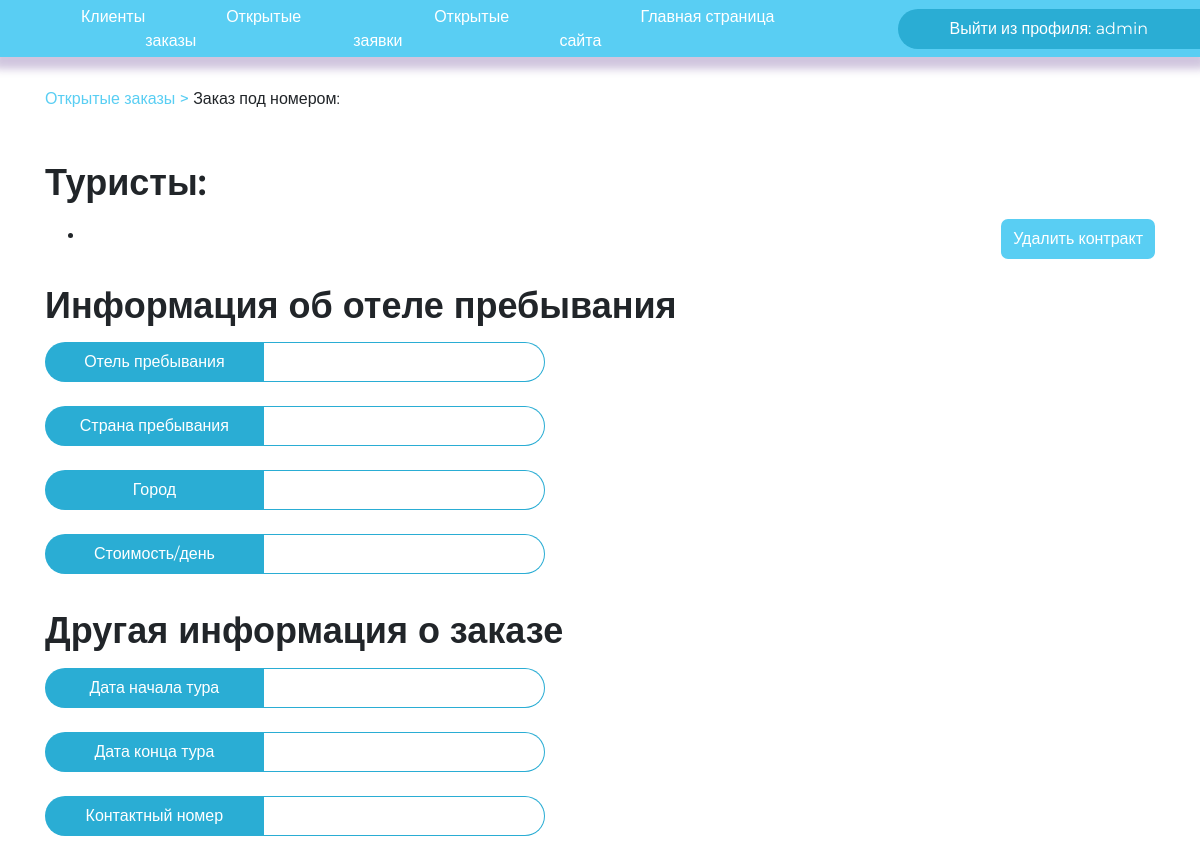
Page /agent/contract/52/ (signed in) on the earlier database version.
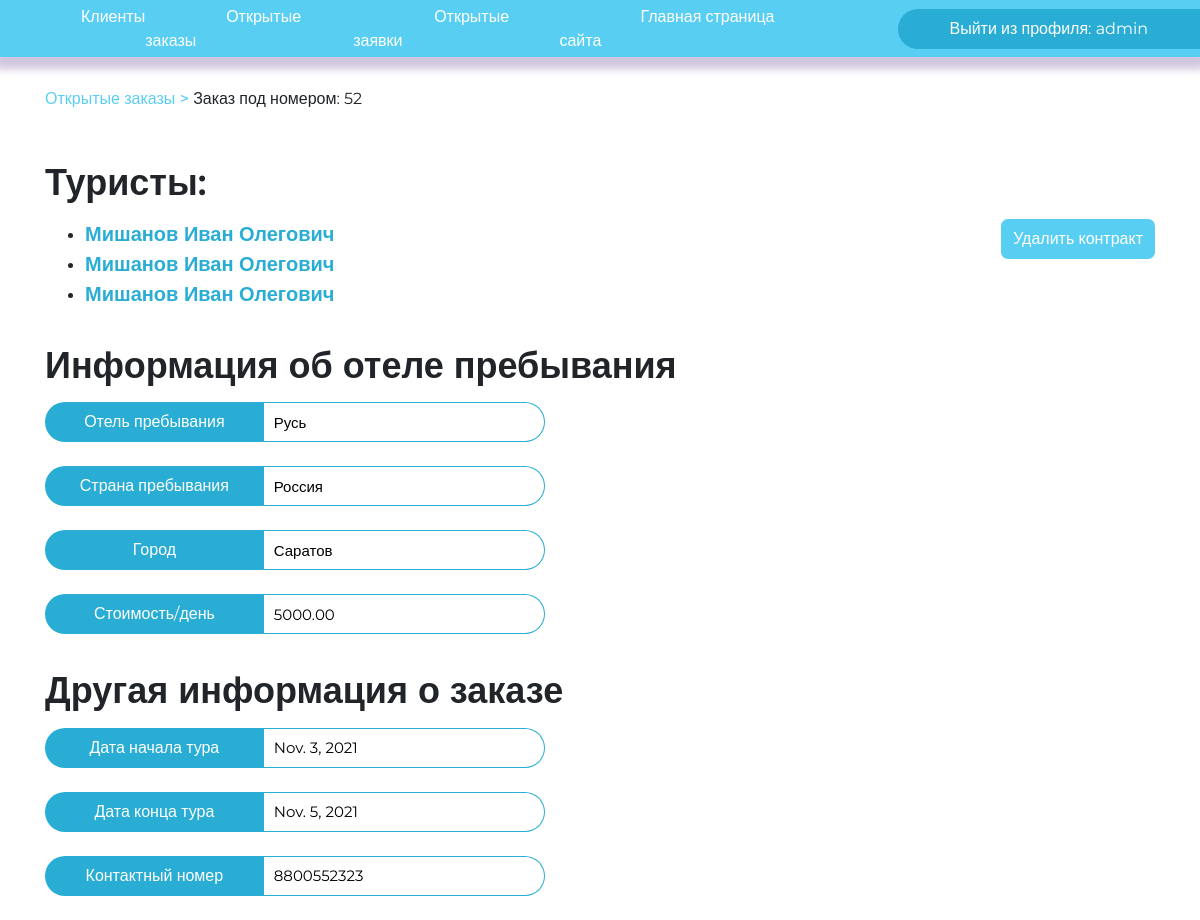
Same page on the later database version.
### djangoApp/models.py (models this page shows, shortened)
class Contract(models.Model):
    client_id = models.ForeignKey(Client, on_delete=models.CASCADE)
    hotel_id = models.ForeignKey(Hotel, on_delete=models.CASCADE)
    group_id = models.ForeignKey(
        GroupClient, on_delete=models.CASCADE, blank=True, null=True)
    sell_date = models.DateField(null=True, blank=True)
    start_date = models.DateField()
    end_date = models.DateField()
    contact_numberRegex = RegexValidator(regex=r'^((8|\+7)[\- ]?)?(\(?\d{3}\)?[\- ]?)?[\d\- ]{7,10}$',
                                         message="Номер телефона введен в неверном формате! Пример: +79261234567, 89261234567, 79261234567, 123-45-67 и т.п.")
    contact_number = models.CharField(
        max_length=13, validators=[contact_numberRegex])

class Client(models.Model):
    surname = models.CharField(max_length=30)
    name = models.CharField(max_length=30)
    patronymic = models.CharField(max_length=30)
    address = models.CharField(max_length=50)
    email = models.CharField(max_length=50)
    pass_and_serial = models.CharField(
        max_length=12, db_index=True, null=True, blank=True)
    pass_number = models.CharField(max_length=6, validators=[
                                   MinLengthValidator(6, 'Длина номера паспорта 6 цифр')])
    pass_serial = models.CharField(max_length=4, validators=[
                                   MinLengthValidator(4, 'Длина серии паспорта 4 цифры')])

class Hotel(models.Model):
    country_id = models.ForeignKey(Country, on_delete=models.CASCADE)
    name = models.CharField(max_length=30)
    town = models.CharField(max_length=30)
    price = models.DecimalField(max_digits=20, decimal_places=2)
    wi_fi = models.CharField(
        choices=(('1', '1'), ('0', '0')), default=0, max_length=30)
    beach = models.CharField(
        choices=(('1', '1'), ('0', '0')), default=0, max_length=30)
    air_conditioning = models.CharField(
        choices=(('1', '1'), ('0', '0')), default=0, max_length=30)
    child = models.CharField(
        choices=(('1', '1'), ('0', '0')), default=0, max_length=30)
    bar = models.CharField(
        choices=(('1', '1'), ('0', '0')), default=0, max_length=30)
    desc = models.TextField(max_length=200)

class Country(models.Model):
    name = models.CharField(max_length=30)
    money = models.CharField(max_length=30)
    language = models.CharField(max_length=30)
    class Meta:
        verbose_name_plural = "Countries"

### djangoApp/views.py (the view)
# urls.py: path('agent/contract/<int:id>/', FullContract.as_view(), name='get_full_contract'),
class FullContract(LoginRequiredMixin, View):
    redirect_field_name = None
    def get(self, request, id):
        contract = get_full_contract(id)
        context = {'full_contract': contract,
                   }
        return render(request, 'full_contract.html', context=context)

### djangoApp/base.py (called while the page is built)
def get_full_contract(id):
    contract = Contract.objects.filter(id=id).first()
    return contract

### djangoApp/templates/full_contract.html (shortened to what this page needs)
{% extends 'secret_panel.html' %}
{% block currPath %} <div class="path"><a href="/agent/">Открытые заказы ></a> Заказ под номером: {{ full_contract.id }}
</div>{% endblock %}
{% block content %}
<div style="margin-top: 50px">
    <h1 class="semi-text" style="margin-bottom:15px;">Туристы:</h1>
    <button class="btn btn-primary" data-bs-toggle="modal" data-bs-target="#delete_submit" style="float:right;">Удалить контракт</button>
    <ul id="clients-ul">
        {% if full_contract.group_id %}
        {% for client in full_contract.group_id.client.all %}
        <li><a href="client/{{client.id}}/" class="client-list">{{client.surname}} {{client.name}}
                {{client.patronymic}}</a></li>
        {% endfor %}
        {% else %}
        <li></li>
        {% endif %}
    </ul>
    <h1 class="semi-text" style="margin-bottom:15px; margin-top: 35px">Информация об отеле пребывания</h1>
    <div class="enter-container" style="width: 500px;">
        <span class="enterPL-invite">Отель пребывания</span><input type="text" value="{{ full_contract.hotel_id.name }}"
            readonly class="enterPL-input" />
    </div>
    <div class="enter-container" style="width: 500px;">
        <span class="enterPL-invite">Страна пребывания</span><input type="text"
            value="{{ full_contract.hotel_id.country_id.name }}" readonly class="enterPL-input" />
    </div>
    <div class="enter-container" style="width: 500px;">
        <span class="enterPL-invite">Город</span><input type="text" value="{{ full_contract.hotel_id.town }}" readonly
            class="enterPL-input" />
    </div>
    <div class="enter-container" style="width: 500px;">
        <span class="enterPL-invite">Стоимость/день</span><input type="text" value="{{ full_contract.hotel_id.price }}"
            readonly class="enterPL-input" />
    </div>
    <h1 class="semi-text" style="margin-bottom:15px; margin-top: 35px">Другая информация о заказе</h1>
    <div class="enter-container" style="width: 500px;">
        <span class="enterPL-invite">Дата начала тура</span><input type="text" value="{{ full_contract.start_date }}"
            readonly class="enterPL-input" />
    </div>
    <div class="enter-container" style="width: 500px;">
        <span class="enterPL-invite">Дата конца тура</span><input type="text" value="{{ full_contract.end_date }}"
            readonly class="enterPL-input" />
    </div>
    <div class="enter-container" style="width: 500px;">
        <span class="enterPL-invite">Контактный номер</span><input type="text"
            value="{{ full_contract.contact_number }}" readonly class="enterPL-input" />
    </div>
</div>
{% endblock %}

Differences in the rows shown:
added Contract: id "52", hotel_id.name "Русь", hotel_id.country_id.name "Россия", hotel_id.town "Саратов", hotel_id.price "5000.00", start_date "Nov. 3, 2021", end_date "Nov. 5, 2021", contact_number "8800552323"
now on this page (row unchanged): Client: surname "Мишанов", name "Иван", patronymic "Олегович"
now on this page (row unchanged): Client: surname "Мишанов", name "Иван", patronymic "Олегович"
now on this page (row unchanged): Client: surname "Мишанов", name "Иван", patronymic "Олегович"
